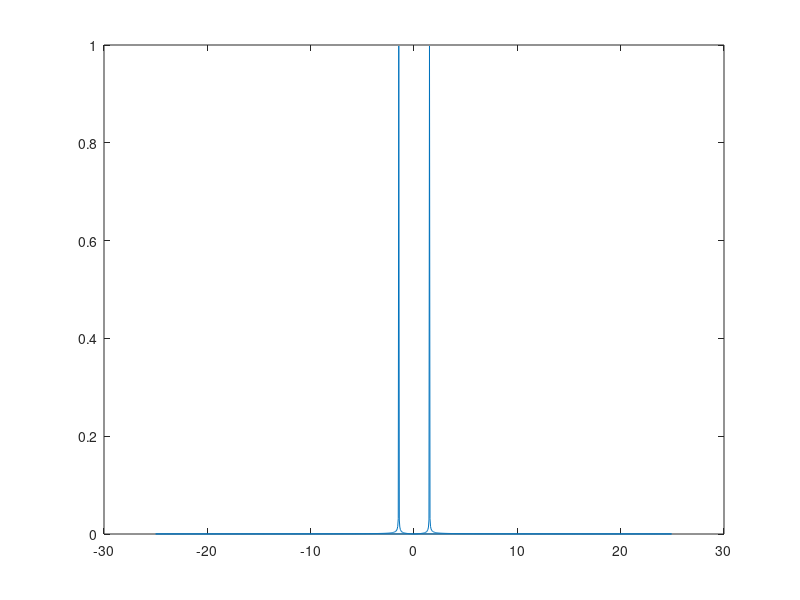

MATLAB code to generate this figure:
%Sine wave
f=1.5
Fs=50;
t=0:1/Fs:1000/Fs;
L=length(t);
i=1;
while(i<=L)
    x(i)=sin(2*pi*f*t(i));
    i=i+1;
end
plot(t,x);
X=fft(x);
F=[0:Fs/L:Fs/2-Fs/L,-Fs/2:Fs/L:0];
plot(F,2*abs(X)/L);